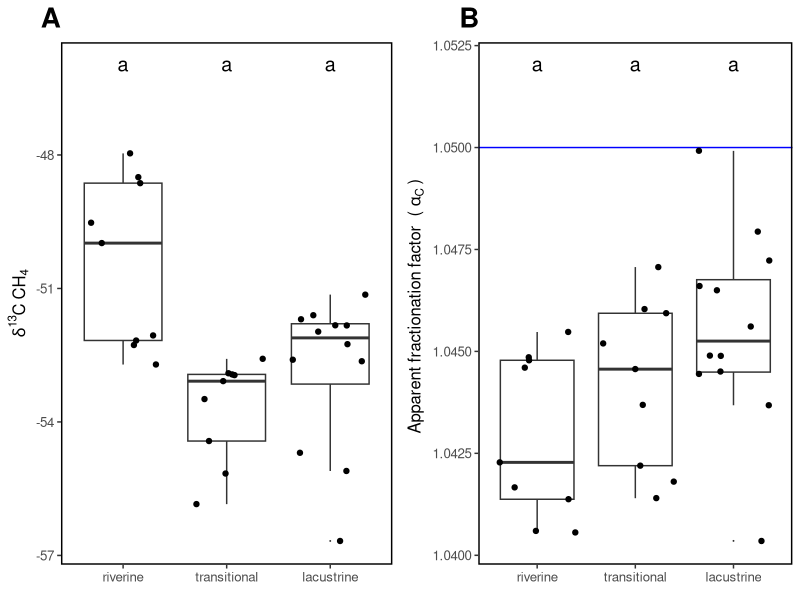

Write R code to recreate this figure.
### Build Figure 7
### Methane production pathway
### Megan Berberich, University of Cincinnati

## load packages
library(dplyr)
library(ggplot2)
library(openxlsx)
library(gridExtra)

## load data
master <- read.xlsx("data/process/master_by_sample.xlsx")



pathway_graph <- grid.arrange(
  # g OM per cubic cm of sediment
  ggplot(master, aes(zone, d13c.ch4)) +
    geom_boxplot(outlier.size = 0, outlier.colour = NULL) +
    labs(y=expression(~delta^{13}*C~CH[4]~""),
         x=expression("")) +
    scale_x_discrete(limits = c("riverine", "transitional", "lacustrine")) + ggtitle("A") +
    theme(panel.background = element_rect(fill = "white"),
          panel.grid.major = element_blank(),
          text=element_text(size=12),
          plot.title = element_text(face="bold", hjust = -0.065, size = 20), 
          panel.border = element_rect(size = 1, fill = NA)) +
    annotate('text', x = 1, y = -46, 
             label = " a ",parse = TRUE,size=5) +
    annotate('text', x = 2, y = -46, 
             label = " a ",parse = TRUE,size=5) +
    annotate('text', x = 3, y = -46, 
             label = " a ",parse = TRUE,size=5) + 
    geom_jitter(),
  
  ggplot(master, aes(zone, fractionation.factor)) +
    geom_boxplot(outlier.size = 0, outlier.colour = NULL) +
    geom_hline(yintercept = 1.05, colour = "blue") +
    labs(y=expression(Apparent~fractionation~factor~" ("~alpha[C]~") "),
         x=expression("")) +
    scale_x_discrete(limits = c("riverine", "transitional", "lacustrine")) + ggtitle("B") +
    theme(panel.background = element_rect(fill = "white"),
          panel.grid.major = element_blank(),
          text=element_text(size=12),
          plot.title = element_text(face="bold", hjust = -0.065, size = 20), 
          panel.border = element_rect(size = 1, fill = NA)) +
    geom_jitter() +
    annotate('text', x = 1, y = 1.052, 
             label = " a ",parse = TRUE,size=5) +
    annotate('text', x = 2, y = 1.052, 
             label = " a ",parse = TRUE,size=5) +
    annotate('text', x = 3, y = 1.052, 
             label = " a ",parse = TRUE,size=5),
  
  nrow = 1, ncol = 2
)

ggsave(file = "results/figures/figure7_methane_production_pathway.pdf", pathway_graph, 
       width=7.3, height = 4, dpi = 300)

rm(pathway_graph)
